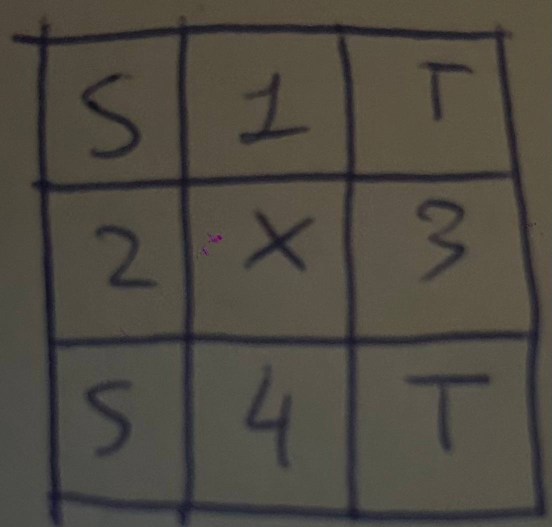
#> input picture assets/test2.jpg, 1103 x 1054 px, found by its file name (shown at 1/2 size)
$ python read_image2.py
#> lines starting #> are read from the running program, lines starting #| are printed output that depends on the picture; after the words box and inside, x2 and y2 are one past the last pixel; in counts of white or black regions, pixels touching at a corner belong together
#> further down, image is the input picture: shape (1054, 1103, 3); mean B, G, R 65.6, 74.3, 78.5
### src/utils.py
# Funzione per plot corretto delle immagini
import cv2
import numpy as np
from matplotlib import pyplot as plt
import math

# [8 lines left out: function plotImage, not called in this run]

def show_pipeline(images_with_titles, cols=10):
    """
    Mostra una lista di tuple (immagine, titolo) in una griglia dinamica.
    cols: numero di immagini per riga (10 è perfetto per il tuo labirinto)
    """
    n = len(images_with_titles)
    if n == 0:
        return

    # Calcola il numero di righe necessarie (arrotondamento per eccesso)
    rows = math.ceil(n / cols)

    # Crea la figura dinamicamente. Moltiplichiamo per 2 o 3 pollici a cella
    # per avere una finestra sufficientemente grande.
    fig, axes = plt.subplots(rows, cols, figsize=(cols * 2, rows * 2))

    # Matplotlib restituisce 'axes' in formati diversi a seconda delle dimensioni.
    # .flatten() lo trasforma in un array 1D comodo da iterare.
    if n == 1:
        axes = [axes]
    elif rows > 1 or cols > 1:
        axes = axes.flatten()

    for i, ax in enumerate(axes):
        if i < n:
            img, title = images_with_titles[i]

            # Matplotlib vuole RGB, OpenCV usa BGR. Se l'immagine è a colori, convertiamo.
            # Se è scala di grigi (2 dimensioni), usiamo cmap='gray'
            if len(img.shape) == 2:
                ax.imshow(img, cmap='gray')
            else:
                ax.imshow(cv2.cvtColor(img, cv2.COLOR_BGR2RGB))

            ax.set_title(title, fontsize=8)

        # Nascondiamo le coordinate (numeri sugli assi) per non fare confusione
        ax.axis('off')

    # Compatta il layout per evitare che i titoli si sovrappongano alle foto
    plt.tight_layout()
    plt.show()


def orderPoints(points):
    points = points.reshape((4, 2))
    rect = np.zeros((4,2), dtype="float32")

    sum = np.sum(points, axis=1)
    rect[0] = points[np.argmin(sum)] # Top-left
    rect[2] = points[np.argmax(sum)] # Bottom-Right

    diff = np.diff(points, axis=1)
    rect[1] = points[np.argmin(diff)] # Top-Right
    rect[3] = points[np.argmax(diff)] # Bottom-Left

    return rect

def sort_contours(contours):
    """
    Ordina i contorni (Top-Bottom, poi Left-Right) senza conoscere
    il numero di colonne a priori.
    """
    # 1. Calcoliamo i Bounding Box per tutti
    # box = (x, y, w, h)
    boxes = [cv2.boundingRect(c) for c in contours]

    # 2. Uniamo contorni e box e ordiniamo TUTTO per Y (Alto -> Basso)
    #    Questo ci serve per processarli riga per riga
    zipped = list(zip(contours, boxes))
    zipped.sort(key=lambda b: b[1][1]) # b[1][1] è la coordinata Y

    if not zipped:
        return []

    final_contours = []

    # Inizializziamo la prima riga col primo elemento
    current_row = [zipped[0]]

    # Usiamo l'altezza del primo elemento come riferimento per la tolleranza
    # Se un elemento è più in basso di "mezza cella", è una nuova riga
    first_h = zipped[0][1][3]
    y_threshold = first_h // 2

    # 3. Loop intelligente
    for i in range(1, len(zipped)):
        current_cnt, current_box = zipped[i]
        prev_cnt, prev_box = zipped[i-1]

        current_y = current_box[1]
        prev_y = prev_box[1] # Y dell'elemento precedente nel sorting

        # LOGICA: Se la differenza di altezza tra questo e il precedente è piccola...
        if abs(current_y - prev_y) < y_threshold:
            # ... siamo ancora sulla stessa riga!
            current_row.append((current_cnt, current_box))
        else:
            # ... differenza troppo grande! È iniziata una NUOVA RIGA.

            # A. Chiudiamo la riga vecchia: la ordiniamo per X (Left -> Right)
            current_row.sort(key=lambda b: b[1][0])

            # B. Salviamo i contorni ordinati nella lista finale
            for item in current_row:
                final_contours.append(item[0])

            # C. Ricominciamo una nuova riga col contorno corrente
            current_row = [(current_cnt, current_box)]

    # 4. GESTIONE DELL'ULTIMA RIGA (che rimane fuori dal ciclo)
    current_row.sort(key=lambda b: b[1][0])
    for item in current_row:
        final_contours.append(item[0])

    return final_contours

### src/classifier.py
import numpy as np
import keras
import os

_model_path = 'assets/model.keras'

EMNIST_MAP = {
    0: '1',
    1: '2',
    2: '3',
    3: '4',
    4: 'S',
    5: 'T',
    6: 'X'
}

_model: keras.Model = None

# Carico il modello una sola volta per ottimizzare
def load():
    global _model, _model_path
    if _model is None:
        _model = keras.models.load_model(_model_path)
    return _model


def predict(image: np.ndarray):
    model = load()

    # Preparo l'immagine (reshape per ridimensionarla e converto da 0-255 a 0-1)
    image = image.reshape(1, 28, 28)
    image = image.astype('float32') / 255

    prediction = model.predict(image, verbose=0) # ottengo tutte le predizioni
    best_index = np.argmax(prediction)
    char = EMNIST_MAP.get(best_index, '?')

    return char

### old/read_image2.py
import cv2
import numpy as np
from matplotlib import pyplot as plt
from utils import plotImage, show_pipeline, orderPoints, sort_contours
from classifier import predict

image_path = "assets/test2.jpg"

def getBinaryImage(image):
    """
    FASE 1: PREPARAZIONE GLOBALE
    L'obiettivo qui è solo evidenziare i contorni della griglia per poterli trovare.
    Non ci preoccupiamo ancora del contenuto delle celle.
    """
    # plotImage(image, "Immagine originale")

    # 1. Scala di grigi (essenziale per l'analisi)
    gray_image = cv2.cvtColor(image, cv2.COLOR_BGR2GRAY)
    # plotImage(gray_image, "Scala di grigi")

    # 2. Rimozione rumore (Blur)
    blur = cv2.GaussianBlur(gray_image, (9, 9), 0) # Ho ridotto leggermente il kernel da 19 a 9 per non perdere dettagli angolari

    # 3. Threshold Adattivo (Ottimo per trovare linee in condizioni di luce variabile)
    # Uso GAUSSIAN_C perché gestisce meglio le ombre rispetto a MEAN_C
    thresh = cv2.adaptiveThreshold(blur, 255, cv2.ADAPTIVE_THRESH_GAUSSIAN_C,
                                   cv2.THRESH_BINARY_INV, blockSize=11, C=2)
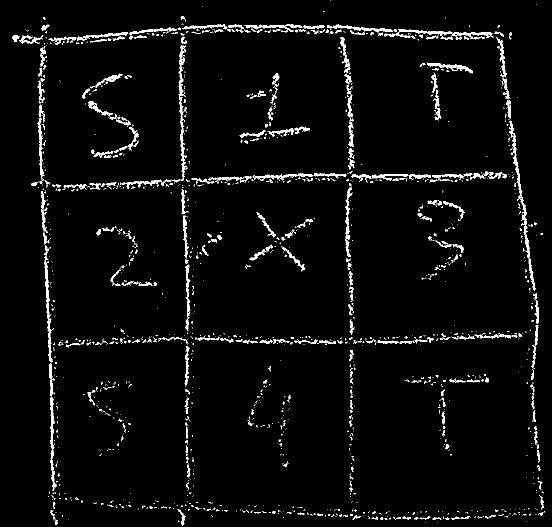
#> thresh: shape (1054, 1103) (shown at 1/2 size); 3.4% white; 1757 white regions (1428 under 20 px), largest, box (x1, y1, x2, y2) and area: (88, 511, 106, 725) 935, (100, 793, 113, 982) 823, (357, 187, 373, 362) 704
    # plotImage(thresh, "Threshold Adattivo")

    # 4. "Chiusura" dei buchi (Morphology Close)
    # Serve a unire linee spezzate della griglia
    kernel = np.ones((5,5), np.uint8)
    thresh_morph = cv2.morphologyEx(thresh, cv2.MORPH_CLOSE, kernel)
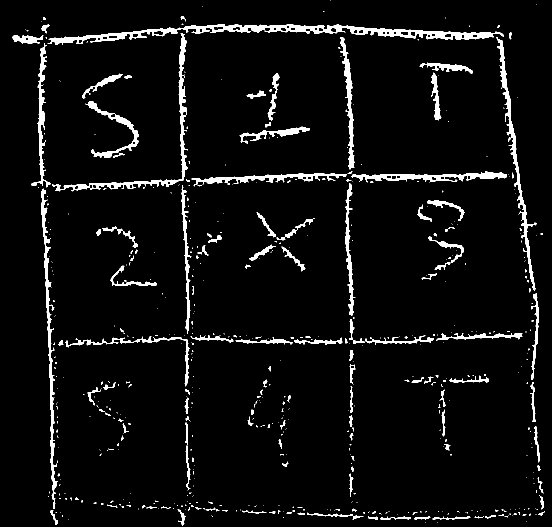
#> thresh_morph: shape (1054, 1103) (shown at 1/2 size); 5% white; 595 white regions (457 under 20 px), largest, box (x1, y1, x2, y2) and area: (95, 48, 1008, 89) 8726, (104, 66, 376, 383) 3952, (82, 377, 116, 1018) 3561

    # 5. Bordo di sicurezza
    # Disegno un rettangolo bianco intorno a tutto per chiudere eventuali griglie aperte ai lati
    h, w = thresh_morph.shape[:2]
    cv2.rectangle(thresh_morph, (0, 0), (w, h), 255, thickness=5)
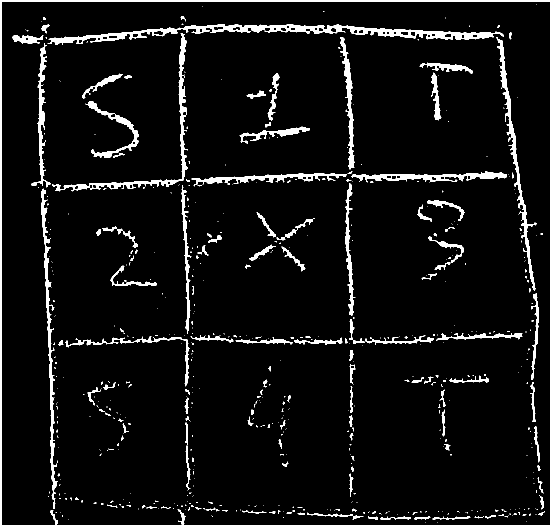
#> thresh_morph: shape (1054, 1103) (shown at 1/2 size); 6.3% white; 594 white regions (456 under 20 px)

    return thresh_morph, gray_image


import math
from scipy import ndimage

def preprocess_smart(img_gray):
    """
    Prende una cella grezza, trova il numero, lo ritaglia,
    lo centra in 20x20 e poi in 28x28.
    """
    # 1. Threshold secco (Testo bianco su nero)
    # Usiamo 128 come spartiacque. Se è grigio scuro diventa nero.
    _, thresh = cv2.threshold(img_gray, 128, 255, cv2.THRESH_BINARY_INV | cv2.THRESH_OTSU)

    # 2. Trova il "Bounding Box" del numero (ritaglia il vuoto attorno)
    coords = cv2.findNonZero(thresh)
    if coords is None:
        return thresh # Ritorna nero se non trova nulla
    x, y, w, h = cv2.boundingRect(coords)

    # Ritaglio effettivo del solo numero
    digit = thresh[y:y+h, x:x+w]

    # 3. Ridimensionamento "Safe" nel box 20x20
    # EMNIST vuole il carattere in un box 20x20, centrato in 28x28
    rows, cols = digit.shape

    if rows > cols:
        factor = 20.0 / rows
        rows = 20
        cols = int(round(cols * factor))
    else:
        factor = 20.0 / cols
        cols = 20
        rows = int(round(rows * factor))

    # Resize delicato (INTER_AREA è meglio per rimpicciolire)
    digit = cv2.resize(digit, (cols, rows), interpolation=cv2.INTER_AREA)

    # 4. Creazione tela nera 28x28
    padded = np.zeros((28, 28), dtype=np.uint8)

    # Calcolo coordinate per incollare il numero al centro geometrico
    pad_top = (28 - rows) // 2
    pad_left = (28 - cols) // 2

    padded[pad_top:pad_top+rows, pad_left:pad_left+cols] = digit

    # 5. Centramento tramite BARICENTRO (Center of Mass)
    # Questo è il segreto di MNIST/EMNIST. Spostiamo l'inchiostro al centro gravitazionale.
    cy, cx = ndimage.center_of_mass(padded)
    shiftx = np.round(14.0 - cx).astype(int)
    shifty = np.round(14.0 - cy).astype(int)

    M = np.float32([[1, 0, shiftx], [0, 1, shifty]])
    padded = cv2.warpAffine(padded, M, (28, 28))

    # 6. Ultimo tocco: Ingrassare e Sfocare
    kernel = np.ones((2, 2), np.uint8)
    padded = cv2.dilate(padded, kernel, iterations=1)
    # Un blur leggerissimo ammorbidisce i pixel digitali
    padded = cv2.GaussianBlur(padded, (3, 3), 0)

    return padded


def findBoxes(binaryImage, originalImage, grayImage):
    contours, hierarchy = cv2.findContours(binaryImage, cv2.RETR_TREE, cv2.CHAIN_APPROX_SIMPLE)
#> contours = 642 contours, 491 with area under 20; largest, box (x1, y1, x2, y2) and area: (0, 0, 1103, 1054) 1160406, (3, 3, 1101, 1052) 1149522, (95, 48, 1008, 89) 9100, (104, 66, 376, 383) 3482, (82, 377, 116, 1018) 2807
    contoursImg = originalImage.copy()

    validContours = []
    croppedImages = [] # Qui salveremo le immagini pronte per l'IA

    # Filtro i contorni per trovare solo i quadrati delle celle
    for cnt in contours:
        area = cv2.contourArea(cnt)
        if(area < 1000 or area > 50000):
            continue

        perimeter = cv2.arcLength(cnt, True)
        epsilon = 0.02 * perimeter
        approx = cv2.approxPolyDP(cnt, epsilon, True)

        if len(approx) == 4:
            validContours.append(approx)
#> this loop made 642 passes
#> area on passes 2, 8, 9: 1149522, 131, 130.5
#> after the loop, validContours = 2 contours; box (x1, y1, x2, y2) and area: (63, 86, 93, 375) 1434, (110, 68, 370, 381) 544

    # Ordinamento delle celle (alto-sx -> basso-dx)
    if len(validContours) > 0:
        validContours = sort_contours(validContours)
#> in sort_contours, `boxes = [cv2.boundingRect(c) for c in contours]`: boxes = [(63, 86, 30, 289), (110, 68, 260, 313)]
#> in sort_contours, `zipped = list(zip(contours, boxes))`: zipped = [([[89, 86], [83, 362], [63, 370], [92, 374]], (63, 86, 30, 289)), ([[369, 68], [365, 357], [110, 380], [366, 360]], (110, 68, 260, 313))]
#> in sort_contours, `current_row = [zipped[0]]`: current_row = [([[369, 68], [365, 357], [110, 380], [366, 360]], (110, 68, 260, 313))]
#> in sort_contours, `first_h = zipped[0][1][3]`: first_h = 313
#> in sort_contours, `y_threshold = first_h // 2`: y_threshold = 156
#> the loop in sort_contours, `for i in range(1, len(zipped)):` made 1 pass
#> (current_cnt, current_box, prev_cnt, prev_box, current_y, prev_y) on pass 1: ([[89, 86], [83, 362], [63, 370], [92, 374]], (63, 86, 30, 289), [[369, 68], [365, 357], [110, 380], [366, 360]], (110, 68, 260, 313), 86, 68)
#> after the loop in sort_contours, `for i in range(1, len(zipped)):`: final_contours = []
#> the loop in sort_contours, `for item in current_row:` made 2 passes
#> after the loop in sort_contours, `for item in current_row:`: final_contours has the same summary as validContours in findBoxes
    else:
        print("Nessuna cella trovata")
        return []

    # Estrazione e Processing di ogni singola cella
    for i, box in enumerate(validContours):
            # ... (parte del drawContours identica) ...

            # PERSPECTIVE TRANSFORM
            rect = orderPoints(box)
            dst_pts = np.array([[0, 0], [28, 0], [28, 28], [0, 28]], dtype="float32")
            M = cv2.getPerspectiveTransform(rect, dst_pts)

            # IMPORTANTE: Warpa l'immagine GRIGIA (grayImage), non quella binaria
            raw_cell = cv2.warpPerspective(grayImage, M, (28, 28))

            # CHIAMA LA NUOVA FUNZIONE
            final_cell = preprocess_smart(raw_cell)

            croppedImages.append(final_cell)
#> this loop made 2 passes
#> (points in orderPoints, rect, sum in orderPoints, diff in orderPoints, dst_pts) on passes 1 to 2: ([[89, 86], [83, 362], [63, 370], [92, 374]], [[89, 86], [89, 86], [92, 374], [63, 370]], [175, 445, 433, 466], [-3, 279, 307, 282], [[0, 0], [28, 0], [28, 28], [0, 28]]), ([[369, 68], [365, 357], [110, 380], [366, 360]], [[369, 68], [369, 68], [366, 360], [110, 380]], [437, 722, 490, 726], [-301, -8, 270, -6], [[0, 0], [28, 0], [28, 28], [0, 28]])
#> after the loop, croppedImages = 2 items

    # Visualizzazione per debug
    debug_steps = [(contoursImg, "Griglia Individuata")]
    # Mostriamo le prime 16 celle per vedere se sono "grasse" e leggibili
    for i in range(min(len(croppedImages), 16)):
        debug_steps.append((croppedImages[i], f"Cella {i}"))
#> this loop made 2 passes
#> after the loop, debug_steps = 3 items

    show_pipeline(debug_steps)
#> in show_pipeline, `n = len(images_with_titles)`: n = 3
#> in show_pipeline, `rows = math.ceil(n / cols)`: rows = 1
#> the loop in show_pipeline, `for i, ax in enumerate(axes):` made 10 passes
#> title on passes 1 to 3: 'Griglia Individuata', 'Cella 0', 'Cella 1'
#> in show_pipeline, `plt.show()`:
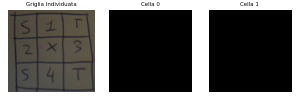
#> figure drawn by matplotlib, 3 panels

    return croppedImages


# --- MAIN ---

image = cv2.imread(image_path)
if image is None:
    print(f"Errore: Impossibile caricare {image_path}")
    exit()

# 1. Trova la griglia
binary_grid_map, gray_full = getBinaryImage(image)

# 2. Estrai e processa le celle
boxes = findBoxes(binary_grid_map, image, gray_full)
#> boxes = 2 items

print(f"Trovate {len(boxes)} celle.")
#| Trovate 2 celle.

# 3. Predizione
labirinto_str = []
print("\n--- RISULTATI PREDITTI ---")
for i, box in enumerate(boxes):
    # La box è già preprocessata (grassa e sfocata), pronta per predict
#> (the run stopped early here; a loop or call above may not have finished)

$ run again, with assets/test1.jpg copied over assets/test2.jpg
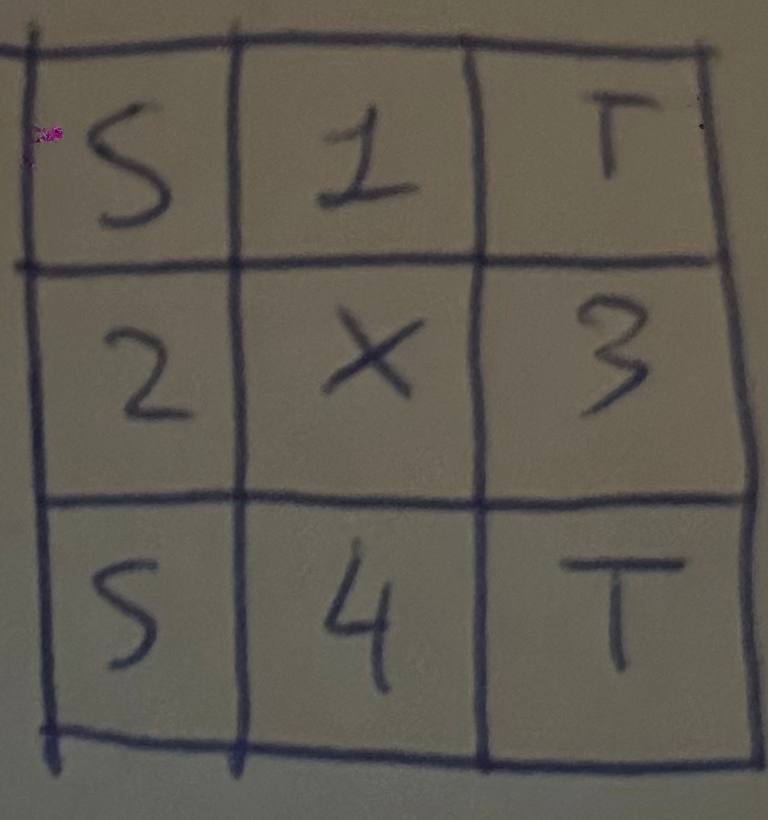
#> input picture assets/test1.jpg, 768 x 820 px, found by its file name
#> image is the input picture: shape (820, 768, 3); mean B, G, R 81.6, 90.7, 95.8
#> in getBinaryImage, `cv2.rectangle(thresh_morph, (0, 0), (w, h), 255, thickness=5)`:
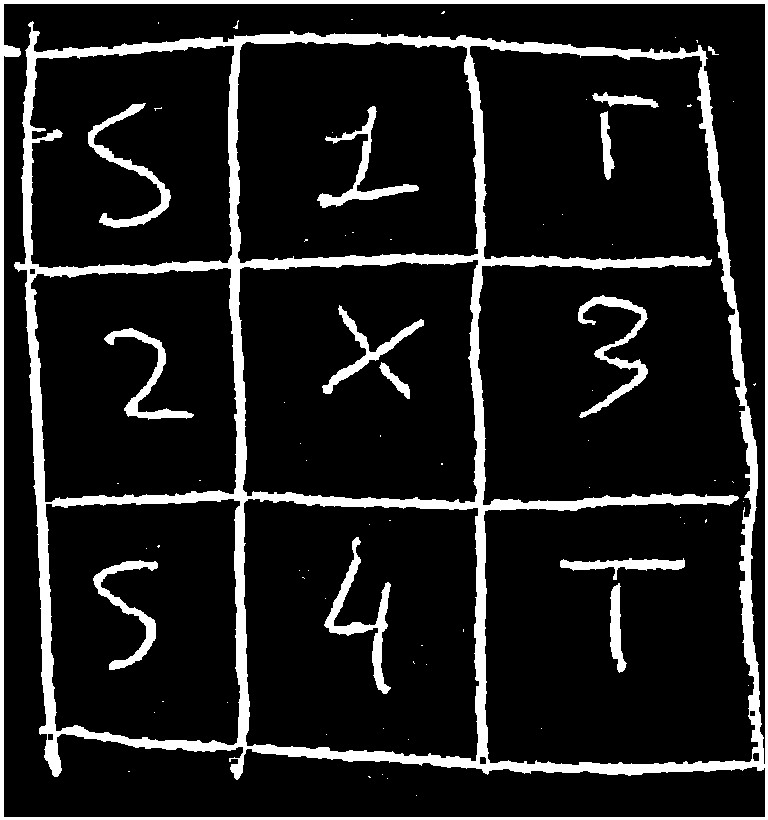
#> thresh_morph: shape (820, 768); 12.4% white; 74 white regions (60 under 20 px)
#> contours = 87 contours, 60 with area under 20; largest, box (x1, y1, x2, y2) and area: (0, 0, 768, 820) 628173, (469, 45, 759, 766) 173077, (3, 3, 766, 818) 111562, (243, 498, 480, 762) 56855, (238, 259, 479, 504) 53698
#> the loop in findBoxes, `for cnt in contours:` made 87 passes
#> area on passes 2, 3, 4, 5, 6, 28, 33, 39: 52.5, 57, 40, 34, 56855, 34, 53698.5, 290
#> after the loop in findBoxes, `for cnt in contours:`: validContours = 2 contours; box (x1, y1, x2, y2) and area: (45, 500, 240, 743) 43953, (36, 268, 235, 503) 43424
#> in sort_contours, `boxes = [cv2.boundingRect(c) for c in contours]`: boxes = [(45, 500, 195, 243), (36, 268, 199, 235)]
#> zipped = [([[239, 500], [237, 742], [56, 731], [45, 504]], (45, 500, 195, 243)), ([[230, 268], [234, 493], [45, 502], [36, 274]], (36, 268, 199, 235))]
#> in sort_contours, `current_row = [zipped[0]]`: current_row = [([[230, 268], [234, 493], [45, 502], [36, 274]], (36, 268, 199, 235))]
#> first_h = 235
#> y_threshold = 117
#> the loop in sort_contours, `for i in range(1, len(zipped)):` made 1 pass
#> (current_cnt, current_box, prev_cnt, prev_box, current_y, prev_y) on pass 1: ([[239, 500], [237, 742], [56, 731], [45, 504]], (45, 500, 195, 243), [[230, 268], [234, 493], [45, 502], [36, 274]], (36, 268, 199, 235), 500, 268)
#> after the loop in sort_contours, `for i in range(1, len(zipped)):`: final_contours = [[[230, 268], [234, 493], [45, 502], [36, 274]]]
#> the loop in sort_contours, `for item in current_row:` made 1 pass
#> after the loop in sort_contours, `for item in current_row:`: final_contours has the same summary as validContours in findBoxes
#> the loop in findBoxes, `for i, box in enumerate(validContours):` made 2 passes
#> (points in orderPoints, rect, sum in orderPoints, diff in orderPoints, dst_pts, x in preprocess_smart, y in preprocess_smart, w in preprocess_smart) on passes 1 to 2: ([[230, 268], [234, 493], [45, 502], [36, 274]], [[36, 274], [230, 268], [234, 493], [45, 502]], [498, 727, 547, 310], [38, 259, 457, 238], [[0, 0], [28, 0], [28, 28], [0, 28]], 0, 0, 28), ([[239, 500], [237, 742], [56, 731], [45, 504]], [[45, 504], [239, 500], [237, 742], [56, 731]], [739, 979, 787, 549], [261, 505, 675, 459], [[0, 0], [28, 0], [28, 28], [0, 28]], 0, 0, 28)
#> after the loop in findBoxes, `for i, box in enumerate(validContours):`: croppedImages = 2 items
#> the loop in findBoxes, `for i in range(min(len(croppedImages), 16)):` made 2 passes
#> after the loop in findBoxes, `for i in range(min(len(croppedImages), 16)):`: debug_steps = 3 items
#> n = 3
#> in show_pipeline, `rows = math.ceil(n / cols)`: rows = 1
#> the loop in show_pipeline, `for i, ax in enumerate(axes):` made 10 passes
#> title on passes 1 to 3: 'Griglia Individuata', 'Cella 0', 'Cella 1'
#> in show_pipeline, `plt.show()`:
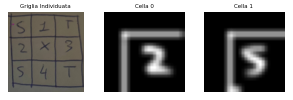
#> figure drawn by matplotlib, 3 panels
#> `boxes = findBoxes(binary_grid_map, image, gray_full)`: boxes = 2 items
#| Trovate 2 celle.
